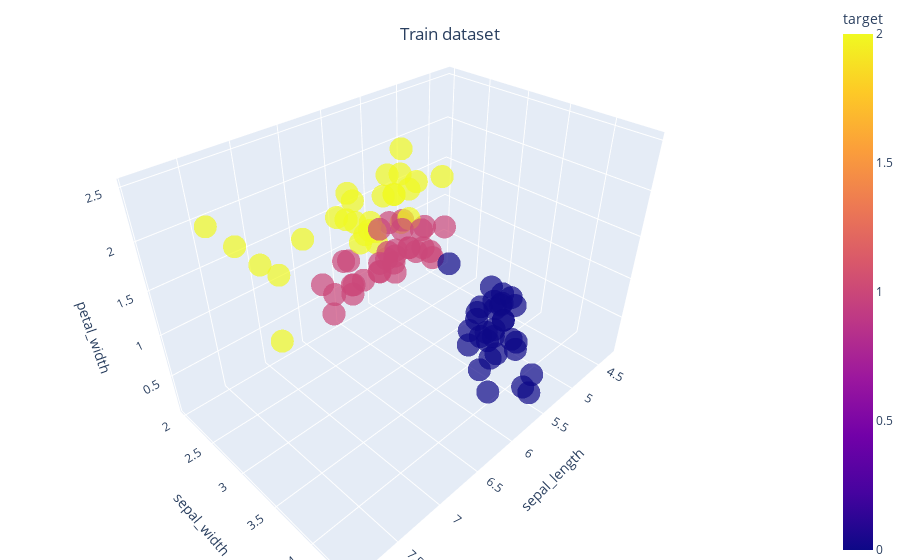

Write notebook code for a chart like this one.
### Code cell
plot3d_iris_dataset(train_array, "Train dataset")

### Figure 1 — Plotly figure (JSON) as saved in the notebook; plotly's stock layout.template omitted (floating-point values rounded to 4 significant figures)
{"data": [{"hovertemplate": "sepal_length=%{x}<br>sepal_width=%{y}<br>petal_width=%{z}<br>target=%{marker.color}<extra></extra>", "legendgroup": "", "marker": {"color": [2, 0, 1, 0, 1, 2, 2, 2, 2, 2, 1, 1, 0, 2, 2, 1, 0, 2, 1, 1, 0, 0, 1, 2, 1, 2, 2, 1, 1, 0, 1, 0, 1, 1, 1, 1, 0, 1, 0, 1, 2, 1, 0, 0, 2, 0, 0, 0, 0, 2, 0, 2, 2, 1, 2, 0, 0, 2, 1, 2, 0, 0, 0, 0, 1, 0, 0, 1, 0, 0, 0, 1, 2, 2, 0, 2, 1, 1, 2, 1, 1, 0, 1, 2, 0, 1, 1, 2, 2, 2], "coloraxis": "coloraxis", "opacity": 0.7, "symbol": "circle"}, "mode": "markers", "name": "", "scene": "scene", "showlegend": false, "type": "scatter3d", "x": [7.7, 5.1, 6.7, 4.9, 6.1, 5.7, 6, 7.9, 7.7, 6.7, 6, 5.5, 4.4, 6.4, 6.3, 5.7, 5, 6.7, 5, 6.9, 4.3, 5.2, 5.9, 6.2, 5.4, 4.9, 5.9, 5.7, 5.8, 4.6, 5.6, 5.3, 6.8, 6.7, 6.2, 6, 4.4, 6.1, 5.1, 5.8, 7.3, 6.1, 5.7, 5.1, 6.4, 4.7, 5.2, 5.7, 4.5, 6, 5.8, 5.8, 5.6, 6.1, 6.3, 5.2, 4.9, 6.3, 7, 7.1, 5.5, 4.8, 5.1, 4.9, 6.7, 4.6, 4.6, 5.5, 5.4, 4.8, 5.1, 5.8, 6.5, 6.5, 5.4, 6.3, 5.5, 5.6, 6.9, 5.7, 6.4, 5.4, 6, 5.8, 5.1, 5, 6.6, 5.8, 7.4, 6.4], "y": [3, 3.8, 3.1, 3.6, 2.9, 2.5, 3, 3.8, 2.6, 3.3, 2.2, 2.3, 2.9, 3.1, 3.3, 2.8, 3.5, 3.1, 2, 3.1, 3, 3.4, 3.2, 2.8, 3, 2.5, 3, 2.8, 2.7, 3.4, 3, 3.7, 2.8, 3.1, 2.9, 3.4, 3.2, 3, 3.3, 2.7, 2.9, 2.8, 3.8, 3.5, 3.2, 3.2, 3.5, 4.4, 2.3, 2.2, 4, 2.7, 2.8, 2.8, 3.4, 4.1, 3.1, 2.7, 3.2, 3, 4.2, 3.4, 3.8, 3.1, 3, 3.2, 3.1, 2.4, 3.4, 3.4, 3.5, 2.6, 3, 3.2, 3.7, 2.9, 2.5, 2.9, 3.2, 2.9, 2.9, 3.4, 2.7, 2.7, 3.4, 2.3, 3, 2.8, 2.8, 2.8], "z": [2.3, 0.2, 1.4, 0.1, 1.4, 2, 1.8, 2, 2.3, 2.1, 1, 1.3, 0.2, 1.8, 2.5, 1.3, 0.6, 2.4, 1, 1.5, 0.1, 0.2, 1.8, 1.8, 1.5, 1.7, 1.8, 1.3, 1.2, 0.3, 1.3, 0.2, 1.4, 1.5, 1.3, 1.6, 0.2, 1.4, 0.5, 1, 1.8, 1.2, 0.3, 0.2, 2.3, 0.2, 0.2, 0.4, 0.3, 1.5, 0.2, 1.9, 2, 1.3, 2.4, 0.1, 0.1, 1.8, 1.4, 2.1, 0.2, 0.2, 0.3, 0.2, 1.7, 0.2, 0.2, 1, 0.4, 0.2, 0.3, 1.2, 1.8, 2, 0.2, 1.8, 1.3, 1.3, 2.3, 1.3, 1.3, 0.2, 1.6, 1.9, 0.2, 1, 1.4, 2.4, 1.9, 2.1]}], "layout": {"coloraxis": {"colorbar": {"title": {"text": "target"}}, "colorscale": [[0, "#0d0887"], [0.1111, "#46039f"], [0.2222, "#7201a8"], [0.3333, "#9c179e"], [0.4444, "#bd3786"], [0.5556, "#d8576b"], [0.6667, "#ed7953"], [0.7778, "#fb9f3a"], [0.8889, "#fdca26"], [1, "#f0f921"]]}, "legend": {"tracegroupgap": 0}, "margin": {"b": 0, "l": 0, "r": 0, "t": 0}, "scene": {"domain": {"x": [0, 1], "y": [0, 1]}, "xaxis": {"title": {"text": "sepal_length"}}, "yaxis": {"title": {"text": "sepal_width"}}, "zaxis": {"title": {"text": "petal_width"}}}, "title": {"text": "Train dataset", "x": 0.5, "xanchor": "center", "y": 0.95, "yanchor": "top"}}}
